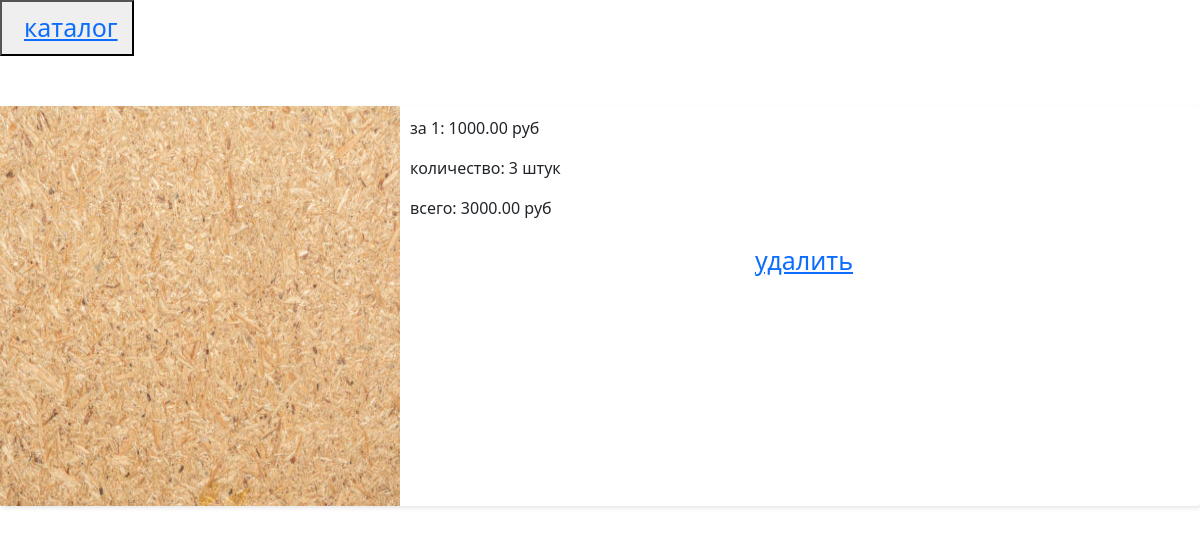
Before: /basket/ (signed in) with the older database file.
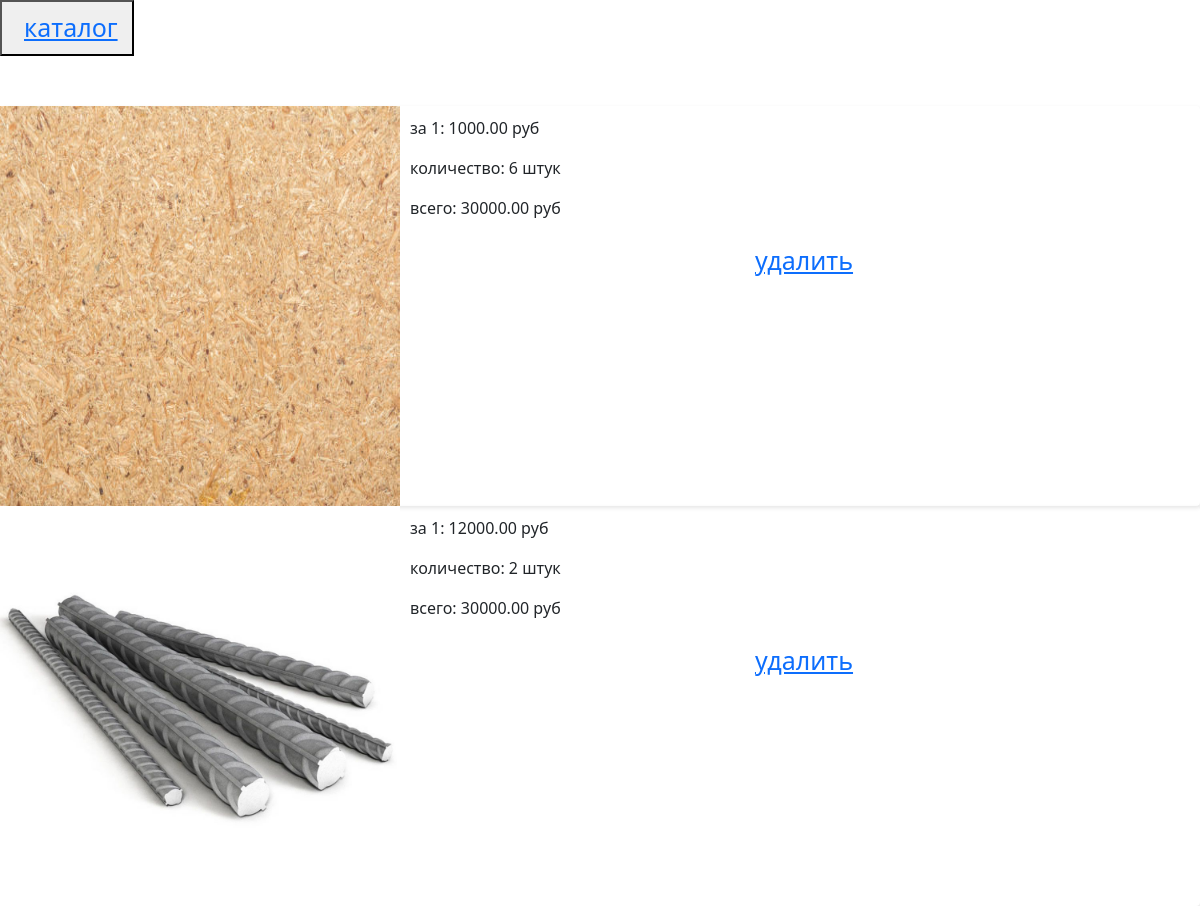
After: the same page with the newer database file.
### main/models.py (models this page shows, shortened)
class CartItem(models.Model):
    user = models.ForeignKey(User, on_delete=models.CASCADE, related_name='cart_items')
    product = models.ForeignKey(Product, on_delete=models.CASCADE)
    quantity = models.PositiveIntegerField(default=1)
    class Meta:
        verbose_name = "Cart Item"
        verbose_name_plural = "Cart Items"

class Product(models.Model):
    price = models.DecimalField(max_digits=10, decimal_places=2)
    category = models.CharField(max_length=32)
    type = models.CharField(max_length=128)
    weight_kg = models.FloatField()
    length_m = models.FloatField()
    width_m = models.FloatField()
    height_m = models.FloatField()
    image = models.ImageField(upload_to='product_images/', blank=True)
    unique_features = models.TextField(null=True, blank=True)
    warranty_month = models.PositiveIntegerField()
    class Meta:
        verbose_name = "Product"
        verbose_name_plural = "Products"

### main/views.py (the view)
# urls.py: path('basket/', views.basket, name='basket'),
def basket(request):
    cart_items = CartItem.objects.filter(user=request.user)
    total_price = sum(item.product.price * item.quantity for item in cart_items)
    return render(request, 'main/basket.html', {'cart_items': cart_items, 'total_price': total_price})

### templates/main/basket.html (shortened to what this page needs)
{% extends 'accounts/base.html' %}
{% load static %}
{% block body %}
<button><a class="" href="{% url 'catalog' %}">каталог</a></button>
<div class="bas" >
  {% for x in cart_items %}
  <div class="bassket_product" >
    <div class="basket_left">
      <div class="basket__image">
        <img src="{{ x.product.image.url }}" alt="Product Image" />
      </div>
    </div>
    <div class="basket_right">
      <p> за 1: {{ x.product.price }} руб </p>
      <p> количество: {{ x.quantity }} штук </p>
        <p> всего: {{ total_price }} руб </p>
        <a href="{% url 'remove_from_cart' x.pk %}"> удалить</a>
    </div>
  </div>
</div>
{% endfor %}
{% endblock %}

### templates/accounts/base.html (shortened to what this page needs)
{% load static %}
<!DOCTYPE html>
<html lang="en">
<head>
    <link rel="stylesheet" href="{% static 'css/style.css' %}">
    <link rel="stylesheet" href="{% static 'bootstrap/css/bootstrap.min.css' %}">
</head>
<body>
    {% block body %} {% endblock %}
</body>
</html>

### static/css/style.css (style rules this page uses)
body { background: #ffffff; color: #000000; }
a { font-size: 150%; text-align:center;display:block; }
a { padding: 6px 8px 6px 16px; text-decoration: none; font-size: 25px; color: #ffffff; display: block; }
.bassket_product { top: 50px; width: 100%; min-height: 350px; box-shadow: 1px 2px 4px rgba(0, 0, 0, 0.1); display: flex; flex-direction: row ; border-radius: 4px; transition: 0.2s; position: relative; }
.basket_left { position: relative; overflow: hidden; }
img { width: 400px; height: 400px; }
.basket_right { display: flex; flex-direction: column; flex: 1 0 auto; padding: 10px; }

Changed rows visible on the page:
removed CartItem: product.image (picture), product.price "1000.00", quantity "3", total_price "3000.00"
added CartItem: product.image (picture), product.price "1000.00", quantity "6", total_price "30000.00"
added CartItem: product.image (picture), product.price "12000.00", quantity "2", total_price "30000.00"
